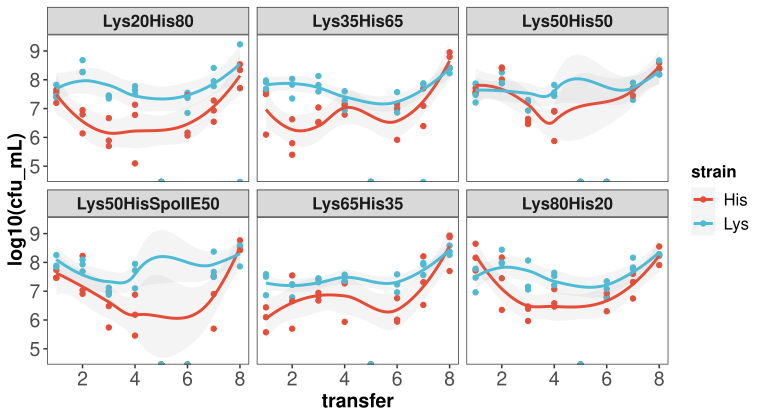

Source code (R):
library(tidyverse)
library(ggsci)

setwd("~/Library/CloudStorage/OneDrive-IndianaUniversity/DormanyMutualism/coexistenceExperiment")

count_exh  <- read.table("count_exhaustion.csv", sep = ",", dec = ".", header = T)
design_exh <- read.table("design_exhaustion.csv", sep = ",", dec = ".", header = T)


# plot theme
mytheme<- theme_bw()+
  theme(axis.text = element_text(size=14),
        axis.title = element_text(size=14,face="bold"),
        legend.text = element_text(size=12),
        legend.background = element_blank(),
        legend.title = element_text(size=12,face="bold"),
        plot.title = element_text(size=14, face="bold", hjust=0.5),
        strip.text = element_text(size=12, face="bold"),
        plot.background = element_blank(),
        panel.grid.major = element_blank(),
        panel.grid.minor = element_blank())

# clean data 
count_cleaned <- count_exh %>%
  mutate(dilutionFactor = (10^dilution)*1000/volume_ul) %>%
  rowwise() %>% 
  mutate(Lys = mean(c(as.numeric(lys_r1), as.numeric(lys_r2), as.numeric(lys_r3), as.numeric(lys_r4)), na.rm =T)) %>%
  mutate(His = mean(c(as.numeric(his_r1), as.numeric(his_r2), as.numeric(his_r3), as.numeric(his_r4)), na.rm =T)) %>%
  mutate(across(c(Lys, His), ~ replace(., is.nan(.), 0))) %>%
  select(transfer,dilutionFactor, well, Lys, His) %>% 
  pivot_longer(cols = Lys:His, names_to = 'strain', values_to = "count") %>%
  filter(strain > 1.5) %>%
  mutate(count_mL = count*dilutionFactor) %>%
  group_by(transfer, well, strain) %>% 
  summarise(cfu_mL = mean(count_mL, na.rm = T)) %>% 
  left_join(design_exh, by = "well") %>% 
  filter(culture == "coculture")

# plot data 
ggplot(count_cleaned, aes(x = transfer, y = log10(cfu_mL), color = strain))+
  geom_point()+
  geom_smooth(alpha = 0.1)+
  facet_wrap(~combination)+
  theme_bw()+
  mytheme+
  scale_color_npg()
